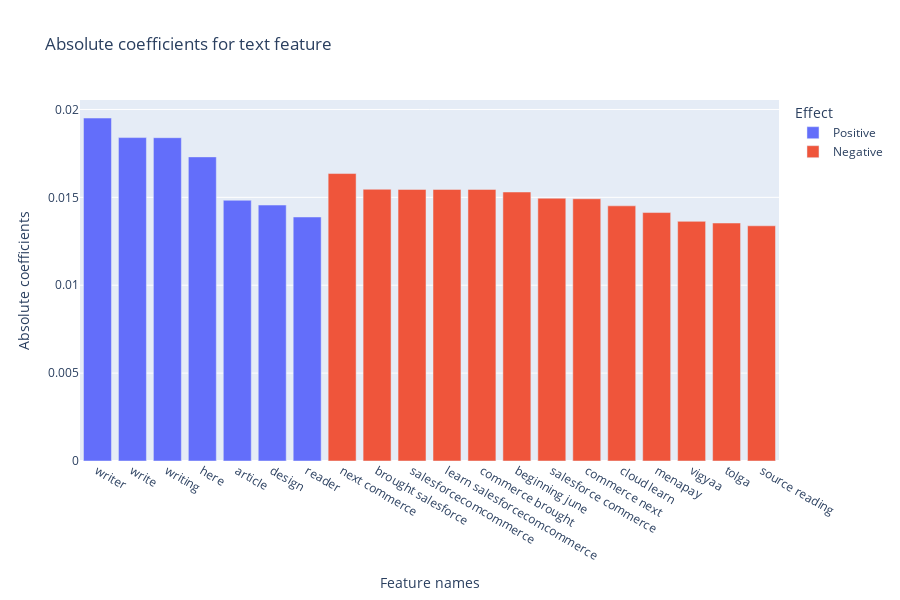

Notebook code for this chart:
### Code cell
fig = px.bar(feautres_coef_df, y='Absolute coefficients',
             x='Feature names', color='Effect', title='Absolute coefficients for text feature', width=900, height=600)

fig.show()

### Figure 1 — Plotly figure (JSON) as saved in the notebook; plotly's stock layout.template omitted (floating-point values rounded to 4 significant figures)
{"data": [{"alignmentgroup": "True", "hovertemplate": "Effect=Positive<br>Feature names=%{x}<br>Absolute coefficients=%{y}<extra></extra>", "legendgroup": "Positive", "marker": {"color": "#636efa", "pattern": {"shape": ""}}, "name": "Positive", "offsetgroup": "Positive", "orientation": "v", "showlegend": true, "textposition": "auto", "type": "bar", "x": ["writer", "write", "writing", "here", "article", "design", "reader"], "xaxis": "x", "y": [0.01951, 0.0184, 0.01839, 0.0173, 0.01484, 0.01456, 0.01388], "yaxis": "y"}, {"alignmentgroup": "True", "hovertemplate": "Effect=Negative<br>Feature names=%{x}<br>Absolute coefficients=%{y}<extra></extra>", "legendgroup": "Negative", "marker": {"color": "#EF553B", "pattern": {"shape": ""}}, "name": "Negative", "offsetgroup": "Negative", "orientation": "v", "showlegend": true, "textposition": "auto", "type": "bar", "x": ["next commerce", "brought salesforce", "salesforcecomcommerce", "learn salesforcecomcommerce", "commerce brought", "beginning june", "salesforce commerce", "commerce next", "cloud learn", "menapay", "vigyaa", "tolga", "source reading"], "xaxis": "x", "y": [0.01635, 0.01546, 0.01545, 0.01545, 0.01545, 0.0153, 0.01495, 0.01492, 0.01452, 0.01413, 0.01363, 0.01354, 0.01338], "yaxis": "y"}], "layout": {"barmode": "relative", "height": 600, "legend": {"title": {"text": "Effect"}, "tracegroupgap": 0}, "title": {"text": "Absolute coefficients for text feature"}, "width": 900, "xaxis": {"anchor": "y", "domain": [0, 1], "title": {"text": "Feature names"}}, "yaxis": {"anchor": "x", "domain": [0, 1], "title": {"text": "Absolute coefficients"}}}}
